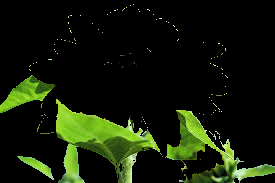
#> input picture green.png, 275 x 183 px, given in place of the camera
$ python ip.py   (older library calls are emulated)
#> lines starting #> are read from the running program, lines starting #| are printed output that depends on the picture; after the words box and inside, x2 and y2 are one past the last pixel; in counts of white or black regions, pixels touching at a corner belong together
import cv2
import numpy as np
import matplotlib.pyplot as plt
# img=cv2.imread('8.jpg',0)
cap=cv2.VideoCapture(0)
while(True):
	ret, img=cap.read()
#> img is the input picture: shape (183, 275, 3); mean B, G, R 8.1, 26.8, 18.4
	gray = cv2.cvtColor(img, cv2.COLOR_BGR2GRAY)
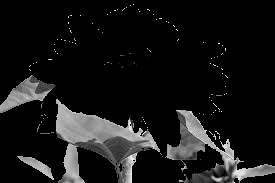
#> gray: shape (183, 275); min 0, max 244, mean 22.2
	# [4 lines of commented-out code are left out]
	ret,img_b = cv2.threshold(gray,90,255,cv2.THRESH_BINARY)
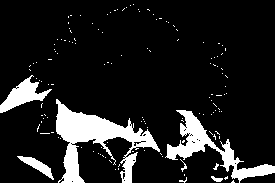
#> img_b: shape (183, 275); 12.6% white; 136 white regions (130 under 20 px), largest, box (x1, y1, x2, y2) and area: (56, 99, 160, 183) 3122, (165, 110, 275, 183) 1837, (0, 75, 52, 113) 753, (17, 156, 54, 180) 285, (211, 176, 223, 182) 41, (180, 159, 187, 172) 25
	# plt.show()
	kernel = np.ones((5,5),np.uint8)
	opening = cv2.morphologyEx(img_b, cv2.MORPH_OPEN, kernel)
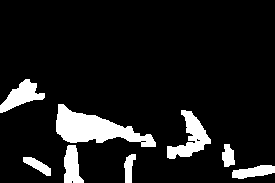
#> opening: shape (183, 275); 10.4% white; 8 white regions, largest, box (x1, y1, x2, y2) and area: (56, 104, 156, 147) 2028, (167, 110, 211, 159) 921, (0, 79, 45, 113) 695
	closing = cv2.morphologyEx(opening, cv2.MORPH_CLOSE, kernel)
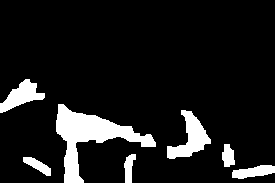
#> closing: shape (183, 275); 10.6% white; 7 white regions, largest, box (x1, y1, x2, y2) and area: (56, 104, 156, 183) 2595, (167, 110, 211, 159) 956, (0, 79, 45, 113) 702
	# blur = cv2.blur(img_b,(5,5))
	erosion = cv2.erode(closing,kernel,iterations = 1)
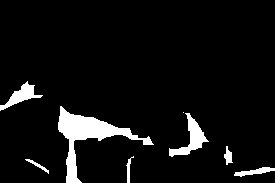
#> erosion: shape (183, 275); 6.4% white; 8 white regions (1 under 20 px), largest, box (x1, y1, x2, y2) and area: (58, 106, 154, 183) 1819, (169, 113, 209, 157) 567, (0, 81, 43, 111) 410
	edges = cv2.Canny(erosion,100,200)
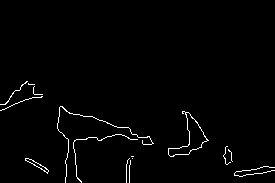
#> edges: shape (183, 275); 1.6% white in thin lines or dots, all inside (x1, y1, x2, y2) = (0, 81, 275, 183)
	# im2, contours, hierarchy = cv2.findContours(gray, cv2.RETR_TREE, cv2.CHAIN_APPROX_SIMPLE)
	# cv2.drawContours(img, contours, -1, (0,255,0), 3)
	cv2.namedWindow('rgb_img', cv2.WINDOW_NORMAL)
	cv2.imshow('rgb_img',img)
	cv2.namedWindow('bw_img', cv2.WINDOW_NORMAL)
	cv2.imshow('bw_img',erosion)
	cv2.namedWindow('gray', cv2.WINDOW_NORMAL)
	cv2.imshow('gray',gray)
	if cv2.waitKey(1) & 0xFF == ord('q'):
#> (key q is pressed here)
		break
cap.release()
cv2.destroyAllWindows()
